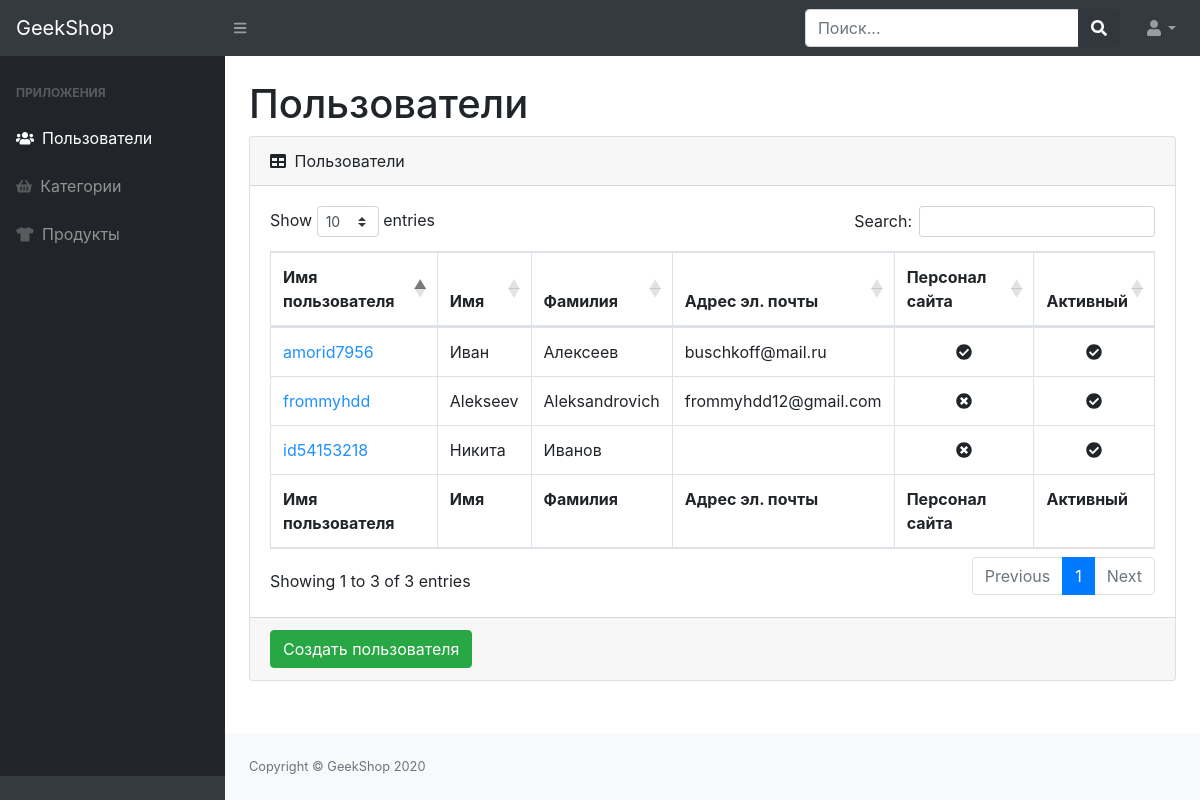
The page /admin-staff/admin-users-read/ (signed in) on the database its author committed.
### authapp/models.py (models this page shows, shortened)
class User(AbstractUser):
    image = models.ImageField(upload_to='users_images', blank=True)
    activation_key = models.CharField(max_length=128, blank=True)
    activation_key_created = models.DateTimeField(auto_now_add=True, blank=True, null=True)
    age = models.PositiveIntegerField(verbose_name='Возраст', default=18)

### adminapp/views.py (the view)
# urls.py: path('admin-users-read/', UserListView.as_view(), name='admin_users_read'),
class UserListView(ListView):
    model = User
    template_name = 'adminapp/admin-users-read.html'
    @method_decorator(user_passes_test(lambda u: u.is_superuser))
    def dispatch(self, request, *args, **kwargs):
        return super(UserListView, self).dispatch(request, *args, **kwargs)

### adminapp/templates/adminapp/admin-users-read.html
{% extends "adminapp/base.html" %}
{% block content %}
    <h1 class="mt-4">Пользователи</h1>
    <div class="card mb-4">
        <div class="card-header">
            <i class="fas fa-table mr-1"></i>
            Пользователи
        </div>
        <div class="card-body">
            <div class="table-responsive">
                <table class="table table-bordered" id="dataTable" width="100%" cellspacing="0">
                    <thead>
                    <tr>
                        <th>Имя пользователя</th>
                        <th>Имя</th>
                        <th>Фамилия</th>
                        <th>Адрес эл. почты</th>
                        <th>Персонал сайта</th>
                        <th>Активный</th>
                    </tr>
                    </thead>
                    <tfoot>
                    <tr>
                        <th>Имя пользователя</th>
                        <th>Имя</th>
                        <th>Фамилия</th>
                        <th>Адрес эл. почты</th>
                        <th>Персонал сайта</th>
                        <th>Активный</th>
                    </tr>
                    </tfoot>
                    <tbody>
                    {% for user in object_list %}
                    <tr>
                        <td><a href="{% url 'admin_staff:admin_users_update' user.id %}" style="color: dodgerblue">{{ user.username }}</a></td>
                        <td>{{ user.first_name }}</td>
                        <td>{{ user.last_name }}</td>
                        <td>{{ user.email }}</td>
                        <td class="text-center">
                            {% if user.is_staff %}
                            <i class="fas fa-check-circle"></i>
                            {% else %}
                            <i class="fas fa-times-circle"></i>
                            {% endif %}
                        </td>
                        <td class="text-center">
                            {% if user.is_active  %}
                            <i class="fas fa-check-circle"></i>
                            {% else %}
                            <i class="fas fa-times-circle"></i>
                            {% endif %}
                        </td>
                    </tr>
                    {% endfor %}
                    </tbody>
                </table>
            </div>
        </div>
        <div class="card-footer">
            <a href="{% url 'admin_staff:admin_users_create' %}">
                <button class="btn btn-success">Создать пользователя</button>
            </a>
        </div>
    </div>
{% endblock  %}

### rows shown on the page
User: username "amorid7956", first_name "Иван", last_name "Алексеев", email "buschkoff@mail.ru", is_staff True (drawn), is_active True (drawn)
User: username "frommyhdd", first_name "Alekseev", last_name "Aleksandrovich", email "frommyhdd12@gmail.com", is_staff False (drawn), is_active True (drawn)
User: username "id54153218", first_name "Никита", last_name "Иванов", is_staff False (drawn), is_active True (drawn)
